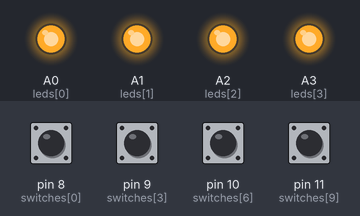
A sketch run on a simulated Arduino Uno, built with avr-gcc and run on an emulated ATmega328P. Parts: output pins drawn as LEDs (lit = HIGH). Inputs (shaded band) come from the test bench; at power-on: pin 8 (switches[0]), pin 9 (switches[3]), pin 10 (switches[6]), pin 11 (switches[9]) HIGH. Random numbers use the default seed unless the sketch sets one.

Above: at 0.1 s.
At 4.1 s:
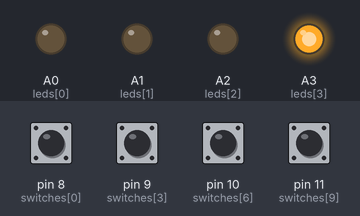
At 8.1 s:
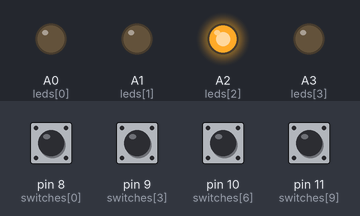
At 14.1 s:
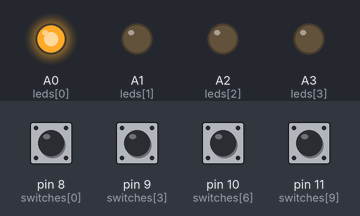
At 28.3 s:
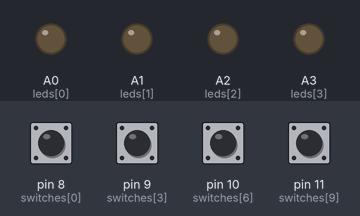
At 44.6 s:
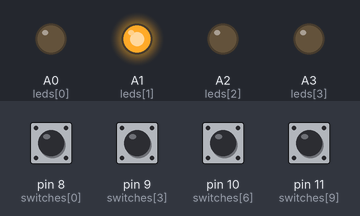
Timing chart, 0 to 47.0 s (numbered marks = the images above):
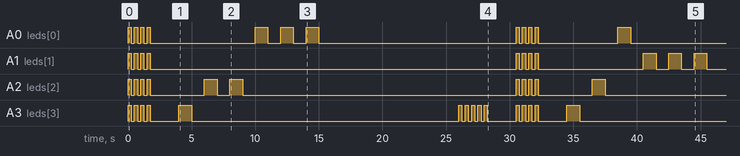

Measured:
- by itself, A0 (leds[0]): HIGH → LOW at 0.25 s, → HIGH 0.25 s later, → LOW 0.25 s later, → HIGH 0.25 s later, … (23 changes in this stretch)
- by itself, A1 (leds[1]): HIGH → LOW at 0.25 s, → HIGH 0.25 s later, → LOW 0.25 s later, → HIGH 0.25 s later, … (21 changes in this stretch)
- by itself, A2 (leds[2]): HIGH → LOW at 0.25 s, → HIGH 0.25 s later, → LOW 0.25 s later, → HIGH 0.25 s later, … (21 changes in this stretch)
- by itself, A3 (leds[3]): HIGH → LOW at 0.25 s, → HIGH 0.25 s later, → LOW 0.25 s later, → HIGH 0.25 s later, … (29 changes in this stretch)

The sketch:

Olympic_Ring_Recall_Code.ino
```cpp
// (licence header left out)
#define  num_switches          4   // number of button switches connected
struct switch_control  {// digital input pin control data structure
  int switch_pin;                 //  digital button switch input pin,
  bool switch_pending;            // records  if switch in transition or not,
  long unsigned int elapse_timer; // records  debounce timer count when associated switch is in transition
} switches[num_switches]  = {
  8,  false, 0,
  9,  false, 0,
  10, false, 0,
  11, false, 0
};

#define  success            true    // used for verifying guesses sequence
#define switched           true    // signifies switch has been pressed
#define debounce             10    // number of milliseconds to wait for switch to settle once pressed

int  leds[num_switches] = {// analogue outputs, one for each digital input/switch
  A0,
  A1,
  A2,
  A3
};

#define red_led   A0  // failed guess  indicator
#define green_led A2  // successful guess indicator
#define blue_led  A3  // timed out indicator, before guess fully made

#define max_sequence                 6   // must be >= 4 for a reasonable game, change if more wanted
int  sequence[max_sequence + 1];          // records sequence to guess.[0] will hold  number of entries in array

#define number_of_guesses max_sequence
int  guesses[number_of_guesses + 1];      // records player's guesses. [0] will hold  number of entries in array

long unsigned int start_time =      0;   // used  to time start of a game
int guess_duration           =  10000;   // duration  time given to a play game, in millisecs

void setup() {
  int sw;
  //  initialise digital input switch pins and their associated LEDs
  for (sw = 0;  sw < num_switches; sw++) {
    pinMode(switches[sw].switch_pin, INPUT_PULLUP);  // pin willbe HIGH unless switched
    pinMode(leds[sw], OUTPUT);
  }
  randomSeed(analogRead(A4)); // A4 not used in this sketch as a connected output
  reset_game();  // set up first game
}

void loop() {
  if (millis()  - start_time > guess_duration) {
    // play time out
    flash_led(blue_led,  5);  // flash failure
    delay(2000);
    reset_game();
  } else {
    if (guesses[0] < sequence[0]) {
      // poll switches again for a selection
      for (int sw = 0; sw < num_switches; sw++) {
        if (read_switch(sw)  == switched) {
          // this button is pressed so record it - add to guess  list
          guesses[0]++;
          guesses[guesses[0]] = sw;  // record  this switch's position in control struct(ure)
        }
      }
    } else  {
      //  all guesses made within the play time - check if correct
      if  (check_sequence() == success) {
        // guessed correct
        flash_led(green_led,  5);  // flash success
      } else {
        // guess incorrect
        flash_led(red_led,  5);    // flash failure
      }
      delay(2000);
      reset_game();
    }
  }
}

//
// game reset, clear down and generate a new sequence
//
void  reset_game() {
  int i, num_in_sequence;
  guesses[0] = 0;  // clear down  previous guesses
  // set up a new sequence for next game
  num_in_sequence  = random(4, max_sequence + 1); // pick new sequence length, at least 4 in sequence
  for (i = 1; i <= num_in_sequence; i++) {
    sequence[i] = random(0, num_switches);       // index to switch pin/led array
  }
  sequence[0] = num_in_sequence;
  flash_all_leds(4);
  delay(2000);
  play_sequence();
  start_time = millis();  // set guess timer start time
}

//
// flash leds in the order defined  by the sequence list
//
void play_sequence() {
  int i;
  for (i =  1; i <= sequence[0]; i++) {
    analogWrite(leds[sequence[i]], 255);
    delay(1000);
    analogWrite(leds[sequence[i]], 0);
    delay(1000);
  }
}

//
//  check off guessed button presses against the sequence
//
bool check_sequence()  {
  int i;
  for (i = 1; i <= guesses[0]; i++) {
    if (guesses[i] !=  sequence[i]) {
      return !success;
    }
  }
  return success;
}

//
//  flash given led the given number of times
//
void flash_led(int led, int num)  {
  for (int i = 1; i <= num; i++) {
    analogWrite(led, 255);
    delay(250);
    analogWrite(led, 0);
    delay(250);
  }
}

//
// flash all  leds the given number of times to signify game starting
//
void flash_all_leds(int  n) {
  int cycle, led, level;
  n = 2 * n; // because 1 cycle is on then off,  hence a x2 factor
  level = 0;
  for (cycle = 1; cycle <= n; cycle++) {
    level = 255 - level;
    for (led = 0; led < num_switches; led++) {
      analogWrite(leds[led],  level);
    }
    delay(250);
  }
}

//
// read the switch  connected to the given pin
// note that this function works in a nonexclusive  way
// and incorporates debounce code
//
bool read_switch(int sw) {
  int             switch_pin_reading;
  switch_pin_reading = digitalRead(switches[sw].switch_pin);
  if (switch_pin_reading == LOW) {
    // switch is pressed, so start/restart  debounce process
    switches[sw].switch_pending = true;
    switches[sw].elapse_timer  = millis();    // start elapse timing
    return !switched;           // now  waiting for debounce to conclude
  }
  if (switches[sw].switch_pending &&  switch_pin_reading == HIGH) {
    // switch was pressed, now released, so check  if debounce time elapsed
    if (millis() - switches[sw].elapse_timer > debounce)  {
      // dounce time elapsed, so switch press cycle complete
      switches[sw].switch_pending  = false;
      return switched;
    }
  }
  return !switched;
}
```
